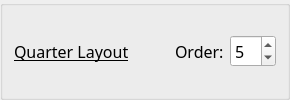
        <widget class="QGroupBox" name="GB_5_QuarterLayout">
         <property name="sizePolicy">
          <sizepolicy hsizetype="Preferred" vsizetype="Maximum">
           <horstretch>0</horstretch>
           <verstretch>0</verstretch>
          </sizepolicy>
         </property>
         <property name="title">
          <string/>
         </property>
         <property name="flat">
          <bool>true</bool>
         </property>
         <layout class="QGridLayout" name="gridLayout_32">
          <property name="topMargin">
           <number>0</number>
          </property>
          <property name="bottomMargin">
           <number>0</number>
          </property>
          <property name="verticalSpacing">
           <number>0</number>
          </property>
          <item row="0" column="1">
           <widget class="QLabel" name="label_45">
            <property name="font">
             <font>
              <family>Noto Sans</family>
              <pointsize>12</pointsize>
              <italic>false</italic>
              <bold>false</bold>
              <underline>true</underline>
             </font>
            </property>
            <property name="text">
             <string>Quarter Layout</string>
            </property>
            <property name="margin">
             <number>0</number>
            </property>
           </widget>
          </item>
          <item row="0" column="4">
           <widget class="QSpinBox" name="kcfg_quarterLayoutOrder">
            <property name="font">
             <font>
              <family>Noto Sans</family>
              <pointsize>12</pointsize>
              <italic>false</italic>
              <bold>false</bold>
              <underline>false</underline>
             </font>
            </property>
            <property name="toolTip">
             <string>&lt;html&gt;&lt;head/&gt;&lt;body&gt;&lt;p&gt;0 - to disable&lt;/p&gt;&lt;/body&gt;&lt;/html&gt;</string>
            </property>
            <property name="maximum">
             <number>12</number>
            </property>
            <property name="value">
             <number>5</number>
            </property>
           </widget>
          </item>
          <item row="0" column="2">
           <spacer name="horizontalSpacer_28">
            <property name="orientation">
             <enum>Qt::Orientation::Horizontal</enum>
            </property>
            <property name="sizeHint" stdset="0">
             <size>
              <width>40</width>
              <height>20</height>
             </size>
            </property>
           </spacer>
          </item>
          <item row="0" column="3">
           <widget class="QLabel" name="label_49">
            <property name="font">
             <font>
              <family>Noto Sans</family>
              <pointsize>12</pointsize>
              <italic>false</italic>
              <bold>false</bold>
              <underline>false</underline>
             </font>
            </property>
            <property name="text">
             <string>Order:</string>
            </property>
           </widget>
          </item>
         </layout>
        </widget>
